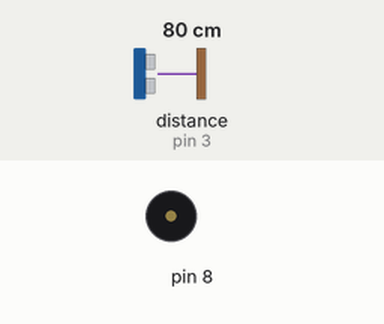
A sketch run on a simulated Arduino Uno, built with avr-gcc and run on an emulated ATmega328P. Parts: buzzer (waves = sounding). Wiring (inferred from the names in the program): ultrasonic range finder: trigger pin 2; echo pin 3. The inputs (shaded band) are chosen by the test bench; at power-on: distance to the obstacle (sensor on pin 3) 80 cm. The echo pulse lasts 58.3 µs per cm; what the sketch prints to the serial monitor is not drawn.

Above: at 0.02 s.
Timing chart, 0 to 3.0 s (numbered marks = the images above):
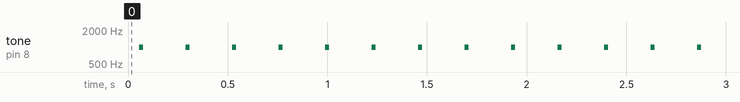

The sketch:

UltrasonicWave.ino
```cpp
int trig_pin=2;
int echo_pin=3;

void setup() {
  Serial.begin(9600);
  pinMode(2, OUTPUT);
  pinMode(3, INPUT);

}

void loop() {
  digitalWrite(2, HIGH);
  delayMicroseconds(10);
  digitalWrite(2, LOW);
  long duration = pulseIn(3, HIGH);

   if(duration == 0 ) {
    return;
  }
  long distance = duration/58.2;
  Serial.println(distance);
  delay(50);


  tone(8, 1000,20);
  delay(20);
  noTone(8);

  delay(2 *distance);

}
```

Measured:
- by itself, tone on pin 8: alternates 1000 Hz for 0.02 s and silent for 0.21 s
